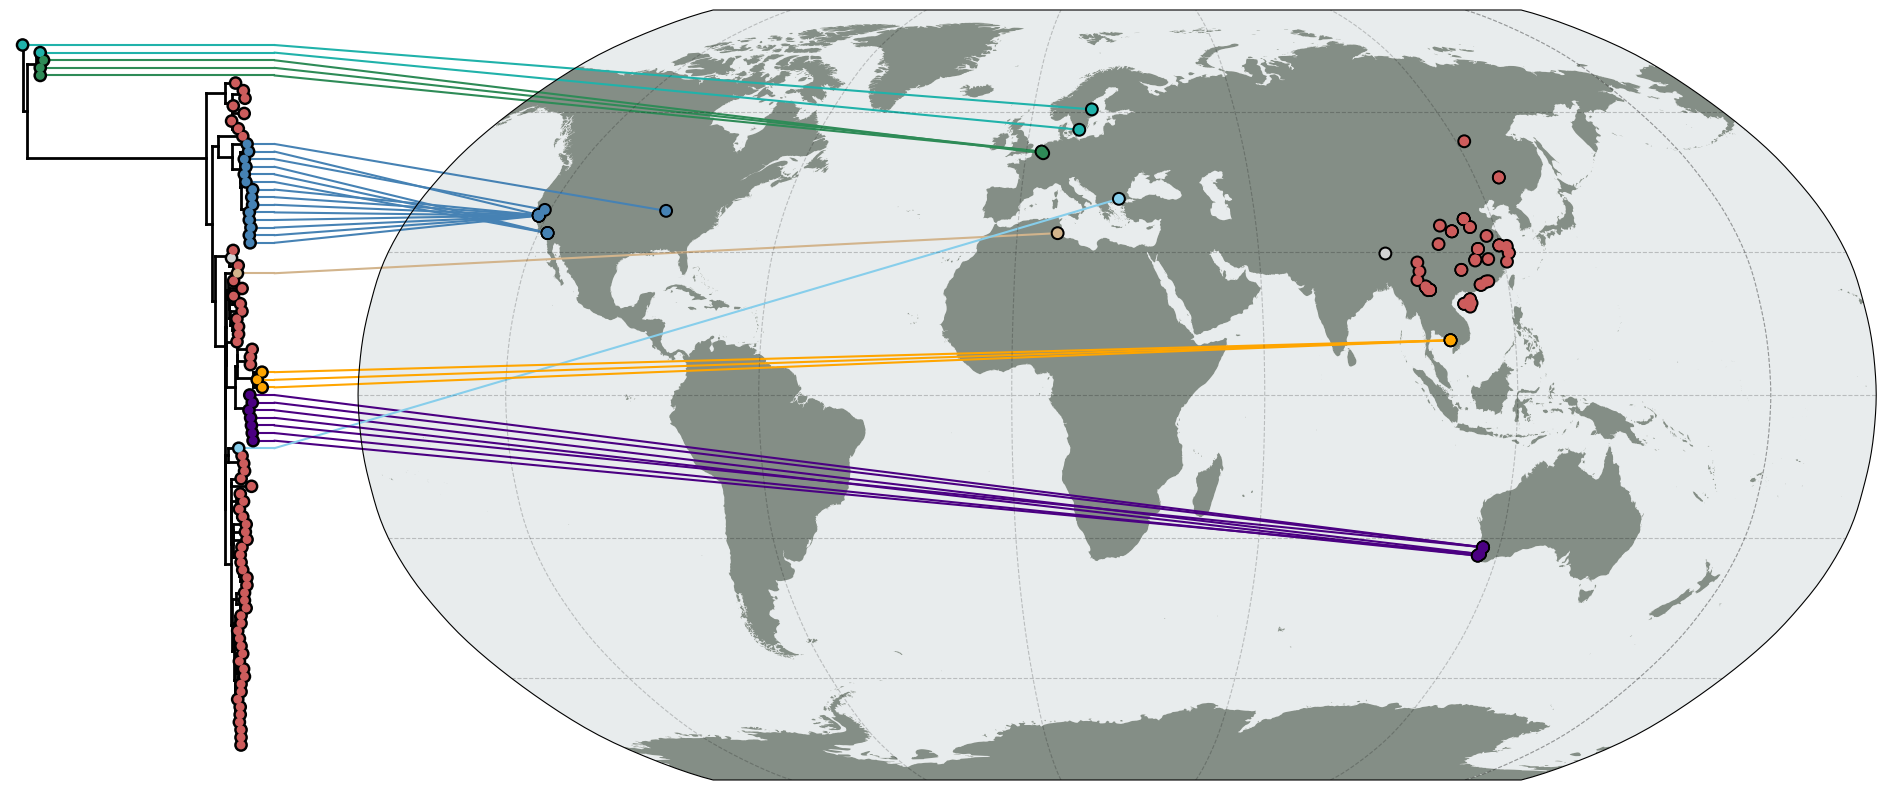

The Python source for this figure:
import matplotlib as mpl
from matplotlib import pyplot as plt
from matplotlib.gridspec import GridSpec

import baltic as bt
from baltic import bt_utils
from baltic.curonia import connect_tree_to_map

mpl.use("Agg")

import cartopy
import cartopy.crs as ccrs

proj = ccrs.Robinson(central_longitude=25)

fig = plt.figure(figsize=(25, 10), facecolor='w')
gs = GridSpec(1, 2, width_ratios=[1, 6], hspace = 0.01, wspace = 0.0)
ax = plt.subplot(gs[0])
ax2 = plt.subplot(gs[1], projection=proj, facecolor='none')

## plot map features
scale='50m'
water='#e8eced'
land='#848E86'

ax2.add_feature(cartopy.feature.LAKES.with_scale(scale), facecolor=water, zorder=0)
ax2.add_feature(cartopy.feature.OCEAN.with_scale(scale), facecolor=water, edgecolor='none', zorder=0)
ax2.add_feature(cartopy.feature.LAND.with_scale(scale), facecolor=land, edgecolor='none', zorder=1)
ax2.gridlines(color='k', linestyle='--', alpha=0.2)
ax2.set_global()

## plot tree
colours = {'BEL': 'seagreen', '': 'lightgray', 'USA': 'steelblue', 'AUS': 'indigo', 'SWE': 'lightseagreen', 'TUN': 'tan', 'KHM': 'orange', 'GRC': 'skyblue', 'CHN': 'indianred'}
colourFxn = lambda k: colours[k.name.split('|')[2]] ## colour by country

ll = bt.io.load_newick('PB1-wmv6-93.treefile', 'divergence', absoluteTime=True)

ll.root_by_regression() ## root tree
ll.sort_branches(descending=True)
ll.plot_tree(ax, autoSort=False, zorder=10) ## plot tree
ll.plot_points(ax, colourFxn=colourFxn, zorder=20) ## add tip circles

## connect tree to map
tipCoordinates = {k.name: tuple(map(float, k.name.split('|')[4].split('_'))) for k in ll.get_external()}

shoulderPositionFxn = lambda k: ll.treeHeight * 1.05

targetFxn = lambda k: k.name.split('|')[2] in ['BEL', 'SWE', 'KHM', 'AUS', 'USA', 'GRC', 'TUN'] ## only want tips in certain countries

connect_tree_to_map(treeAx=ax, mapAx=ax2, tree=ll, tipCoordinates=tipCoordinates, destinationProjection=proj, targetFxn=targetFxn, colourFxn=colourFxn, shoulderPositionFxn=shoulderPositionFxn, lw=1.5, zorder=1)
# connect_tree_to_map(treeAx=ax, mapAx=ax2, tree=ll, tipCoordinates=tipCoordinates, destinationProjection=proj, targetFxn=targetFxn, colourFxn=colourFxn, lw=1.5, zorder=1)

bt_utils.clean_axes(ax)

## add circles to map
ys, xs, cs = zip(*[(*tipCoordinates[k.name], colourFxn(k)) for k in ll.get_external()])
ax2.scatter(xs, ys, c=cs, s=50, edgecolor='none', transform=ccrs.PlateCarree(), zorder=10)
ax2.scatter(xs, ys, c='k', s=100, edgecolor='none', transform=ccrs.PlateCarree(), zorder=9)

plt.savefig('map-tree.png', bbox_inches='tight')